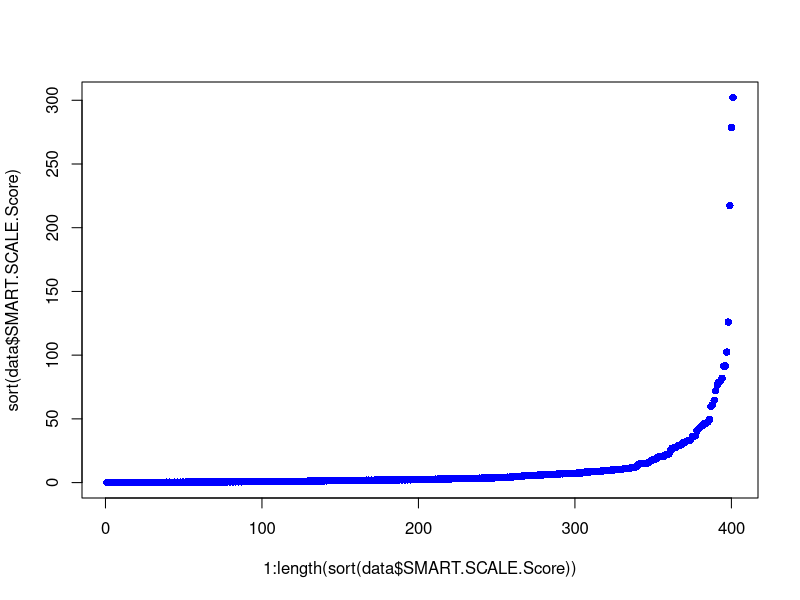
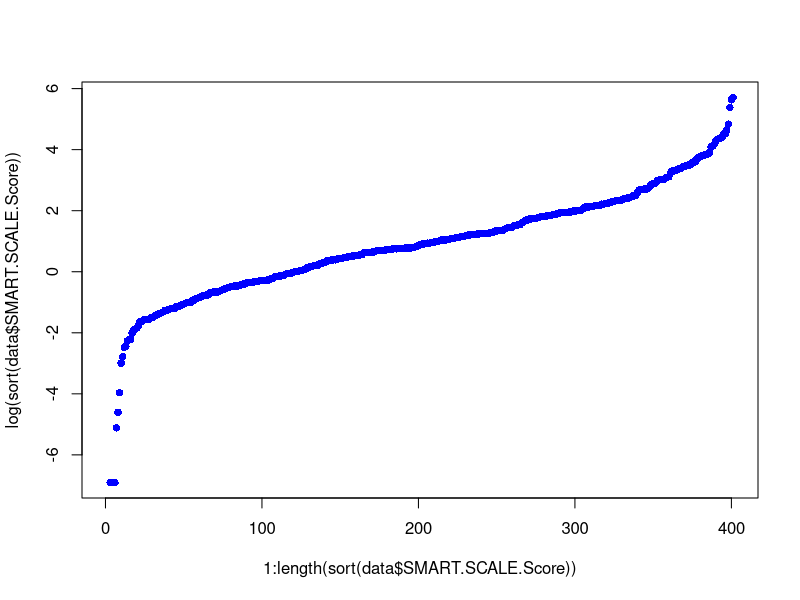
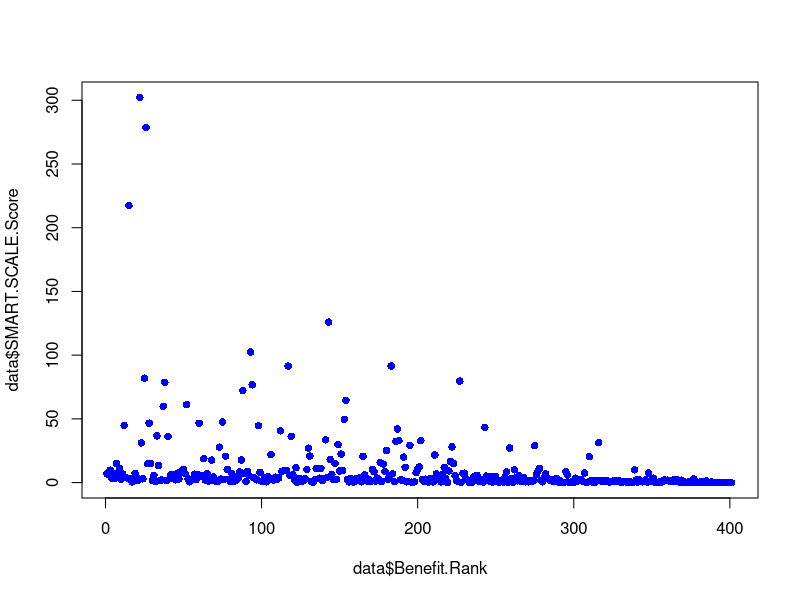
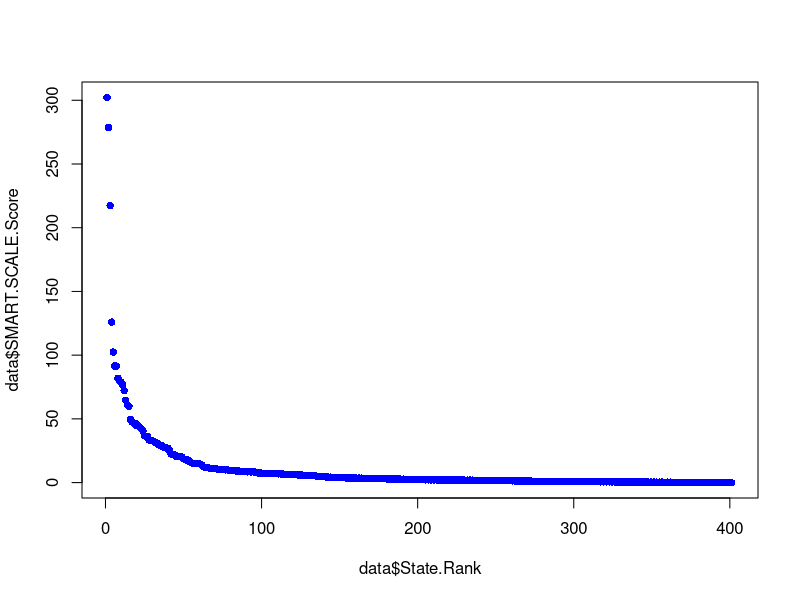
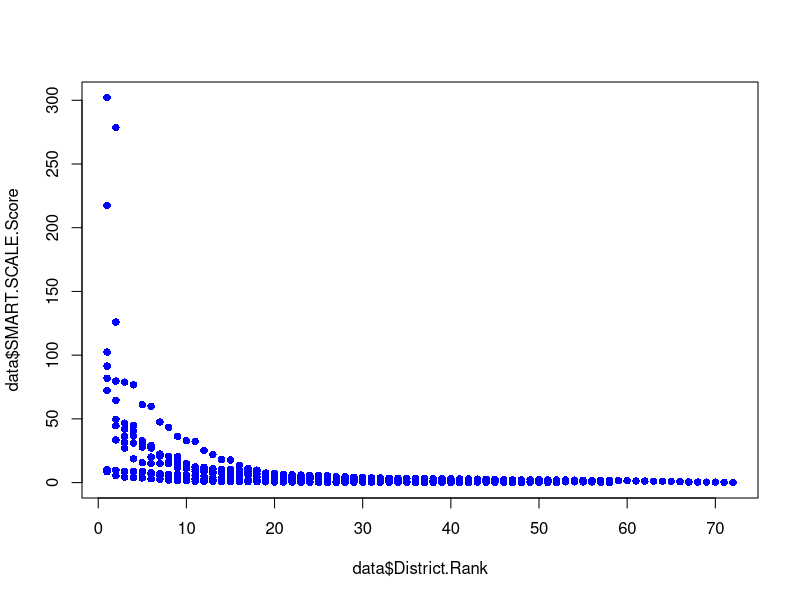

These charts were generated, in order, by the following R code:

data <- read.csv('ss-data.csv')

# --------------- Part 1: Data Preprocessing --------------------------
recode <- function(vec, from.vals, to.vals) {
	f = function(v) {
		for(i in 1:length(from.vals)) {
			if(v == from.vals[i]) { return(to.vals[i]) }
		}
		return(v)
	}
	return(sapply(as.vector(vec), f))
}

# Function for imputing mean of a vector to its missing values.
impute.mean <- function(vec) {
	vec[is.na(vec)] = mean(vec, na.rm=TRUE)
	vec
}

# Function for imputing value of 0 to each missing value in the vector.
impute.0 <- function(vec) {
	vec[is.na(vec)] = 0
	vec
}
# Clean and recode numeric columns.
numeric.columns <- colnames(data)[8:ncol(data)]
for(col in numeric.columns) {
	data[[col]] <- as.numeric(as.character(data[[col]]))
}

imputer.f <- impute.0 # Missing value imputation function - can change if needed

# Impute missing values to component scores and print out the percent missing in each column.
for(i in 8:20) {
	message(paste('Percent Missing Values for Column "', colnames(data)[i], '": ', 100*(1 - (length(sort(data[[i]]))/nrow(data)))))
	data[[i]] <- imputer.f(data[[i]])
}

# Properly binarize binary columns.
data$Statewide.High.Priority <- as.numeric(sapply(data$Statewide.High.Priority, function(x){if(x == 'x') return(1); return(0);}))
data$District.Grant <- as.numeric(sapply(data$District.Grant, function(x){if(x == 'x') return(1); return(0);}))

# --------------- Part 2: Data Exploration --------------------------

# Explore distributions of different projects.
table(data$Area.Type)
table(data$District)

ss.mean <- mean(data$SMART.SCALE.Score, na.rm=TRUE)
ss.sd <- sd(data$SMART.SCALE.Score, na.rm=TRUE)

aggregate(data$SMART.SCALE.Score ~ data$Area.Type, FUN=mean)
aggregate(data$SMART.SCALE.Score ~ data$District, FUN=mean)

# Look at project-based score data. 
pscore.data <- data[21:ncol(data)]
nrow(na.omit(pscore.data)) / nrow(pscore.data)  # Percent of rows without any missing project-based score data
cor(na.omit(pscore.data)) # Look at correlations that exist among project-based score measures

plot(1:length(sort(data$SMART.SCALE.Score)), sort(data$SMART.SCALE.Score), col='blue', pch=16) # See shape of SSS curve
plot(1:length(sort(data$SMART.SCALE.Score)), log(sort(data$SMART.SCALE.Score)), col='blue', pch=16) # See with log transform 

# SSS by benefit ranks.
plot(data$Benefit.Rank, data$SMART.SCALE.Score, col='blue', pch=16) 
plot(data$State.Rank, data$SMART.SCALE.Score, col='blue', pch=16) 
plot(data$District.Rank, data$SMART.SCALE.Score, col='blue', pch=16) 

# --------------- Part 3: Investigating Smart Scale Calculation --------------------------
# Look at Smart Scale Score fit by area type.
# In this section we use regression to calculate the actual weights of each factor by area type. These
# can be then compared to the stated weights in the technical guide to see if they are in fact consistent.

# For a given data frame, a set of weights, and a set of selected columns, this function returns a new
# vector corresponding to the weighted averages of the columns.
weighted.column.average <- function(data.frame, weight.vec, selected.columns) {
	v <- rep(0, nrow(data.frame))
	for(i in 1:length(weight.vec)) {
		v <- v + (weight.vec[i] * data.frame[[selected.columns[i]]])
	}
	v
}

# Calculate the composite factor scores (except Land Use, which is APPARENTLY already given in the data) from 
# component scores according to the Smart Scale November 2017 technical guide.
data$Safety.Score <- weighted.column.average(data, c(0.5, 0.5), c('Crash.Frequency.Score', 'Crash.Rate.Score'))
data$Congestion.Score <- weighted.column.average(data, c(0.5, 0.5), c('Throughput.Score', 'Delay.Score'))
data$Accessibility.Score <- weighted.column.average(data, c(0.5, 0.5), c('Access.to.Jobs', 'Disadvantaged.Access.to.Jobs', 'Multimodal.Access.Score'))
data$Environmental.Score <- weighted.column.average(data, c(0.5, 0.5), c('Air.Quality.Score', 'Enviro.Impact.Score'))
data$Economic.Score <- weighted.column.average(data, c(0.5, 0.5), c('Econ.Dev.Support.Score', 'Intermodal.Access.Score', 'Travel.Time.Reliability.Score'))
# Land use score already in data - no component scores listed.


# Split out data sets by area type.
ta <- subset(data, Area.Type == 'A')
tb <- subset(data, Area.Type == 'B')
tc <- subset(data, Area.Type == 'C')
td <- subset(data, Area.Type == 'D')

# Set the linear regression equation form
reg.form <- SMART.SCALE.Score ~ Safety.Score + Congestion.Score + Accessibility.Score + Environmental.Score + Economic.Score + Land.Use.Score + 0

# Build the linear model for each area type - coefficients should roughly match those in the November 2017 technical guide. 
lm.a <- lm(reg.form, data=ta)
lm.b <- lm(reg.form, data=tb)
lm.c <- lm(reg.form, data=tc)
lm.d <- lm(reg.form, data=td)

message('Summary for linear model of Area Type A')
summary(lm.a)
message('Summary for linear model of Area Type B')
summary(lm.b)
message('Summary for linear model of Area Type C')
summary(lm.c)
message('Summary for linear model of Area Type D')
summary(lm.d)

# See here for QP with constraints: http://zoonek.free.fr/blosxom/R/2012-06-01_Optimization.html
# Even better: https://www.rdocumentation.org/packages/restriktor/versions/0.1-80.711/topics/restriktor



